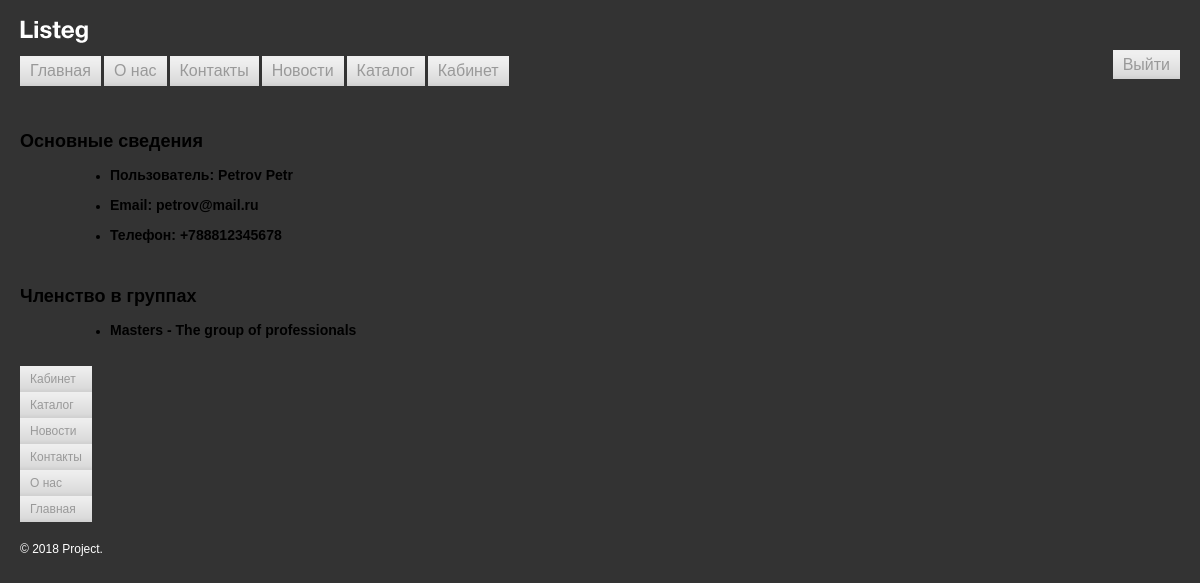
/route/personal/index.php (signed in), run on the app's committed database.
### tables this page shows
CREATE TABLE `users` (
  `id` int NOT NULL,
  `is_active` tinyint(1) NOT NULL,
  `name` varchar(255) NOT NULL,
  `email` varchar(255) NOT NULL,
  `phone` varchar(15) NOT NULL,
  `password` char(60) NOT NULL,
  `is_agree` tinyint(1) NOT NULL
);

CREATE TABLE `group_user` (
  `user_id` int NOT NULL,
  `group_id` int NOT NULL
);

CREATE TABLE `groups` (
  `id` int NOT NULL,
  `name` varchar(255) NOT NULL,
  `description` varchar(255) NOT NULL
);

### core/app.php (called while the page is built, shortened)
<?php
function showMenu($menu, $class = '', $sort = SORT_ASC)
{
    require $_SERVER['DOCUMENT_ROOT'] . '/templates/menu.php';
}
function getGroupsInfo($connection)
{
    $stmt = $connection->prepare("SELECT * FROM `groups` left join group_user on `groups`.`id` = `group_user`.`group_id` where `group_user`.`user_id` = :id");
    $stmt->execute([':id' => $_SESSION['id']]);
    while ($row = $stmt->fetch(PDO::FETCH_ASSOC)) {
        $result[] = $row;
    }
    return $result;
}
function getUserInfo($connection)
{
    $stmt = $connection->prepare('select * from users where id = :id');
    $stmt->execute([':id' => $_SESSION['id']]);
    $result = $stmt->fetch(PDO::FETCH_ASSOC);
    return $result;
}

### route/personal/index.php (the view, shortened to what this page needs)
<?php
require $_SERVER['DOCUMENT_ROOT'] . '/header.php';
$connection = getConnection();
$user = getUserInfo($connection);
$groups = getGroupsInfo($connection);
?>
<h1><?= getTitle($menu); ?></h1><br>
<h2>Основные сведения</h2>
<ul style="margin-left: 50px;">
    <li>
        <h3>Пользователь: <?= $user['name']; ?></h3>
    </li>
    <li>
        <h3>Email: <?= $user['email']; ?></h3>
    </li>
    <li>
        <h3>Телефон: <?= $user['phone']; ?></h3>
    </li>
</ul><br>
<h2>Членство в группах</h2>
<ul style="margin-left: 50px;">
    <?php
    foreach ($groups as $key => $group) : ?>
        <li>
            <h3><?= $group['name']; ?> - <?= $group['description']; ?></h3>
        </li>
    <?php endforeach; ?>
</ul><br>
<?php require_once $_SERVER['DOCUMENT_ROOT'] . '/footer.php';
?>

### styles.css (style rules this page uses)
body { background: #333333; padding: 20px; margin: 0; color: #000000; font-family: Arial, Helvetica, sans-serif; font-size: 12px; }

### data on the page
users: name "Petrov Petr", email "petrov@mail.ru", phone "+788812345678"
group_user: group.name "Masters", group.description "The group of professionals"

### other printed values
trimString($item['title']) "Главная"
trimString($item['title']) "О нас"
trimString($item['title']) "Контакты"
trimString($item['title']) "Новости"
trimString($item['title']) "Каталог"
trimString($item['title']) "Кабинет"
